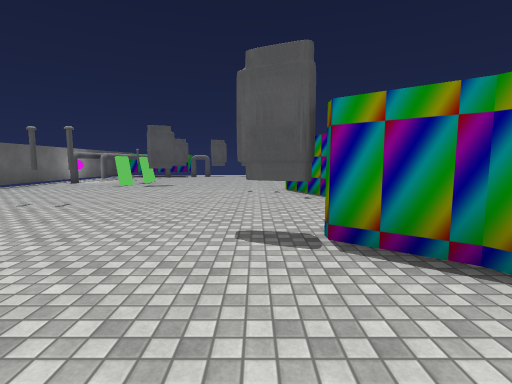
view 1 (above)

17 first-person views from a walk through a Unity game level. The camera is 1.5 m above the floor, tilts 6° down and sees 85° across. The floor is counted in squares, 2 m on a side. Each view is taken from the middle of a square. On the plan, view 1 faces up. The plan holds only what a view shows up to about 10 squares ahead; the rest is blank. The place goes on beyond the plan. Some surface patterns are stand-ins.

view 2
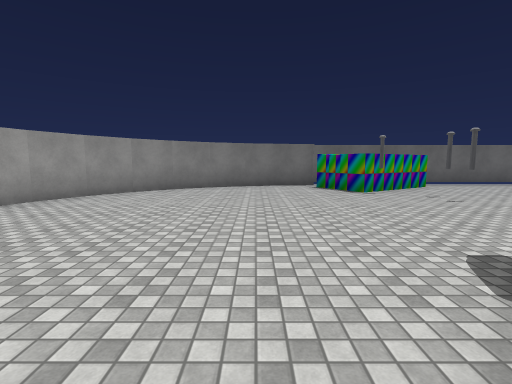

view 3
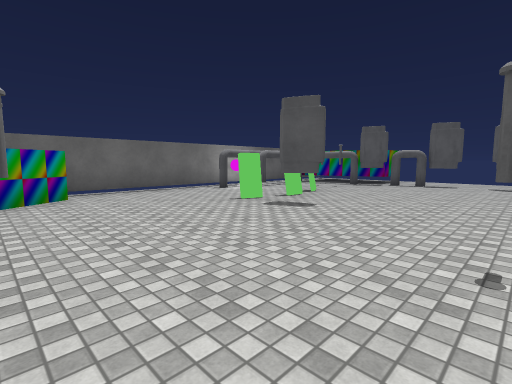

view 4
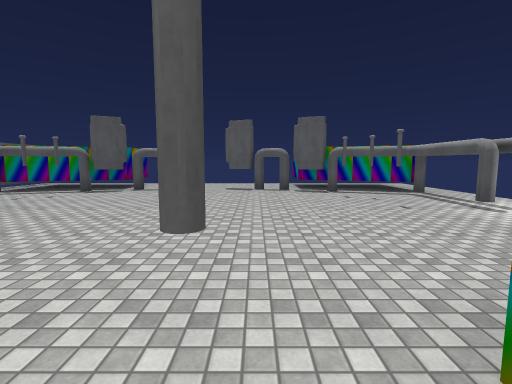

view 5
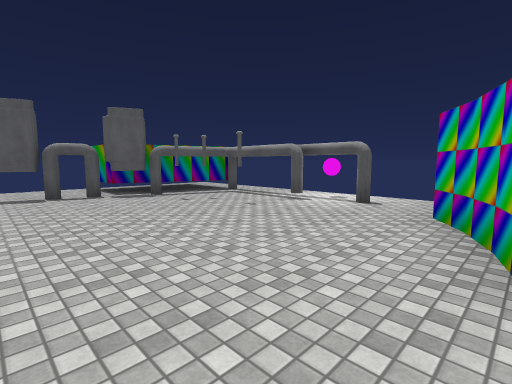

view 6
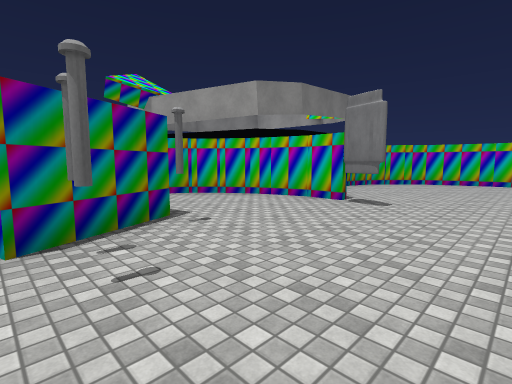

view 7
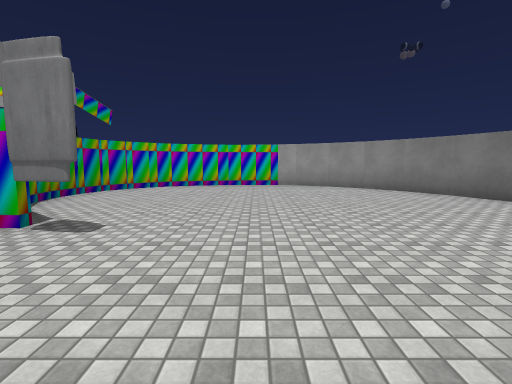

view 8
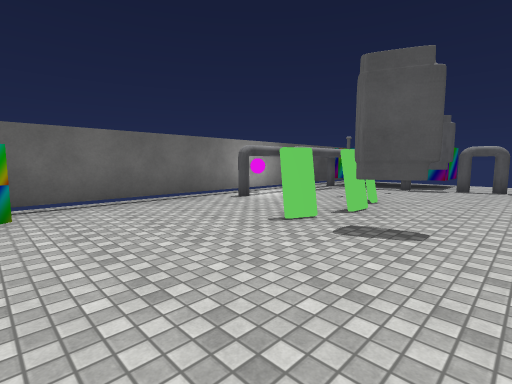

view 9
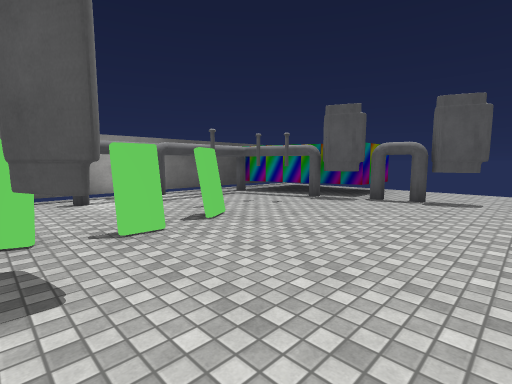

view 10
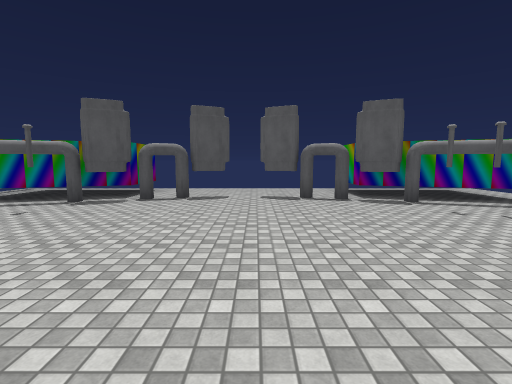

view 11
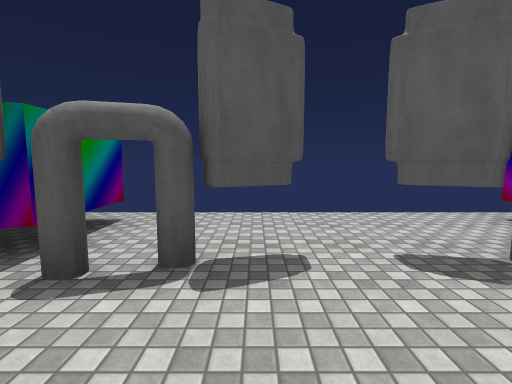

view 12
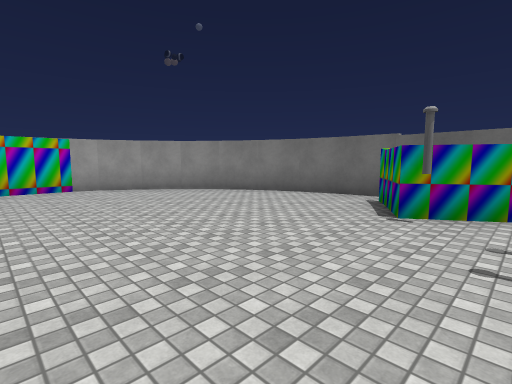

view 13
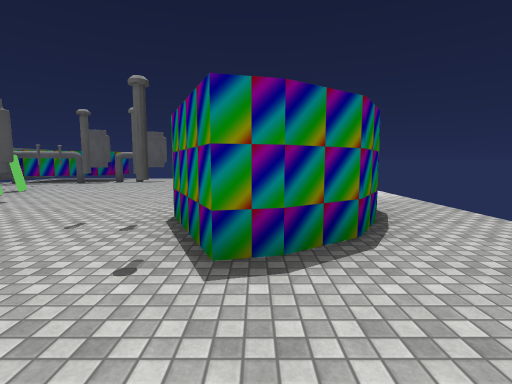

view 14
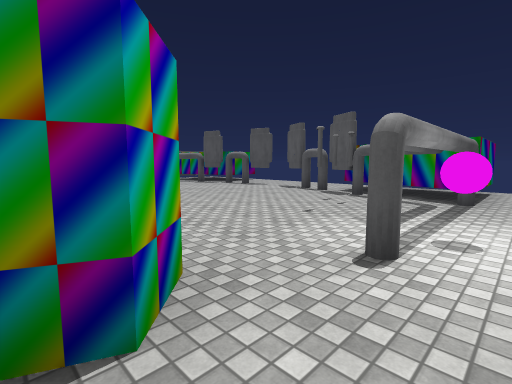

view 15
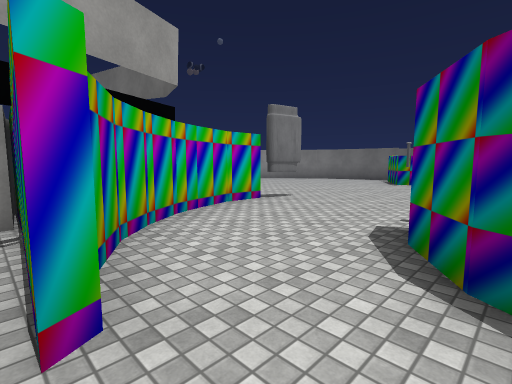

view 16
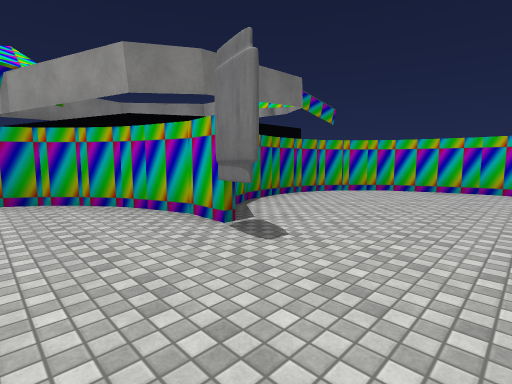

view 17
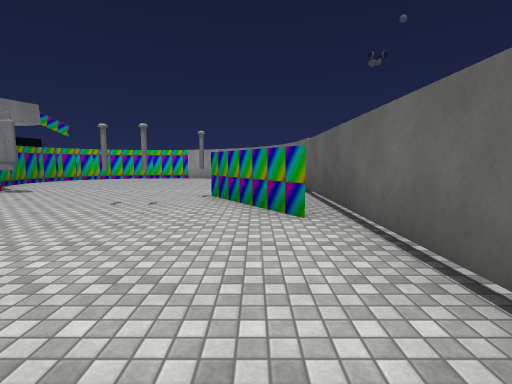

### Floor plan
Points are (right, up) in squares from view 1. A wall is a line through its corners. A room is listed if a view was taken in it or the views show most of it. See-through windows are left out.
Room 1 (views 1, 2, 3, 4, 5, 6, 7, 8, 9, 10, 11, 12, 13, 14, 15, 16, 17)
walls: (1.9, 8.2) (2.7, 8.5); (2.6, 8.5) (3.4, 8.9) (3.9, 8.4) (3.5, 7.4); (-3.9, 10.5) (-3.9, 10); (3.5, 7.5) (3.1, 6.8) (2.2, 6.2) (1.7, 6.1) (0.8, 7.9) (2, 8.2); (0.6, 2.9) (1.6, 2.8) (2.5, 3.1); (-6.7, 6.3) (-5, 3.7) (-6.6, 2.9); (2.3, 3) (2.9, 3.3) (3.6, 3.8); (3.5, 3.7) (4.1, 4.2); (4.9, 5.9) (4.6, 1.9); (4, 4.1) (4.5, 5); (-4.4, 15) (-6.6, 14.2); (4.1, 14.3) (1.3, 15.2) (1.3, 16.7); (2.3, 0.1) (2.1, 1.1) (1.6, 2) (0.7, 2.7); (-7.2, 1.8) (-6.9, 0.6); (-3.8, 16.8) (-3.8, 15.4); (2.2, -0.7) (2.3, 0.2); (-7.3, 14.9) (-7.3, 6.5); (-6.9, 0.7) (-6.4, -0.5); (-6.5, -0.3) (-5.8, -1.4); (4.3, 16.8) (4.3, 15.5); (1.6, -2) (2, -1.4) (2.3, -0.6); (-5.9, -1.3) (-5.1, -2.2); (-5.2, -2.1) (-4.2, -2.8); (-0.3, -3.2) (0.7, -2.8) (1.7, -2); (-4.3, -2.8) (-3.3, -3.3); (-1.1, -3.4) (-0.1, -3.2); (-3.4, -3.3) (-2.7, -3.5) (-1, -3.4)
ways out: opening at (-7, 2) to room 2; opening at (-7, 6) to room 2; opening at (1, 17); opening at (5, 16); gap at (1, 8)
objects: other object (-6, 12); other object (-5, 13); other object (-4, 9); other object (-4, 11); other object (-4, 15); other object (-3, 9); other object (-3, 15); other object (-2, 15); other object (-1, 15) to (0, 15); other object (0, 3); other object (1, 6); other object (1, 15); other object (2, 13); other object (2, 14); ball (4, 11) to (5, 11)
Room 2 (no view inside)
walls: (-7.3, 6.5) (-7.3, 1.8)
ways out: opening at (-7, 2) to room 1; opening at (-7, 6) to room 1

Where each view was taken, in squares from view 1:
view 1: 0 up, 0 right, facing up
view 2: 1 up, 2 right, facing left
view 3: 5 up, 0 right, facing up-left
view 4: 7 up, 0 right, facing up
view 5: 8 up, 1 left, facing up-right
view 6: 8 up, 2 left, facing down-right
view 7: 6 up, 2 left, facing down
view 8: 6 up, 2 left, facing up-left
view 9: 9 up, 1 left, facing up-left
view 10: 9 up, 1 left, facing up
view 11: 13 up, 2 left, facing up
view 12: 5 up, 1 left, facing down-left
view 13: 4 up, 2 right, facing up
view 14: 8 up, 5 right, facing up-left
view 15: 7 up, 5 right, facing down-left
view 16: 5 up, 2 left, facing down-right
view 17: 10 up, 6 left, facing down
